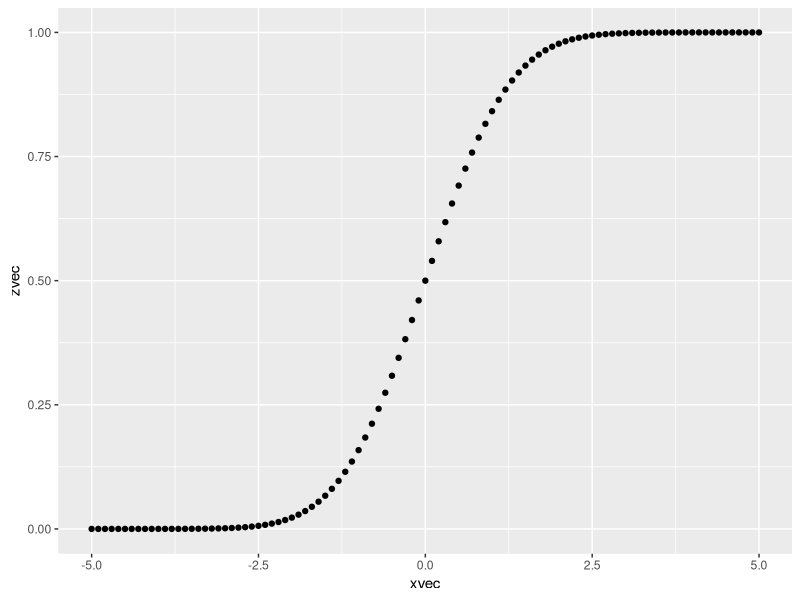

This figure's R source:
library(tidyverse)

normvec <- tibble(xvec = -50:50 / 10, zvec = pnorm(xvec))
normvec %>%
  ggplot(mapping = aes(x = xvec, y = zvec)) +
  geom_point()

labs(
  x = "x_label", 
  y = "y_label",
  title = "title"
) + 
theme(axis.text.x = element_text(angle = 90, vjust = 0.25, hjust=1))
